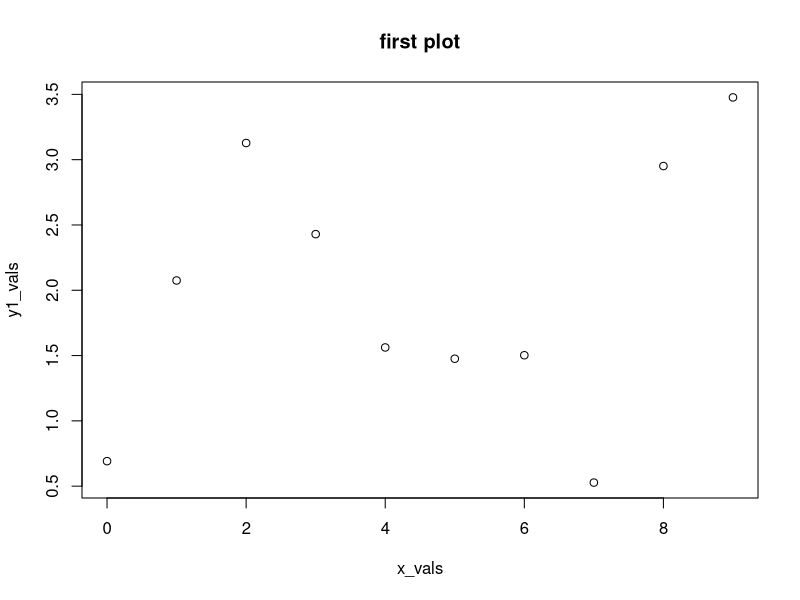
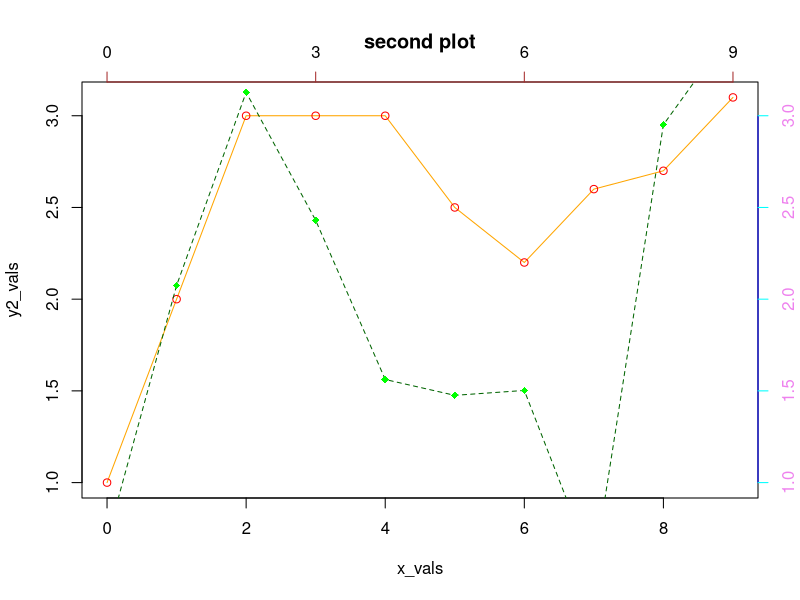
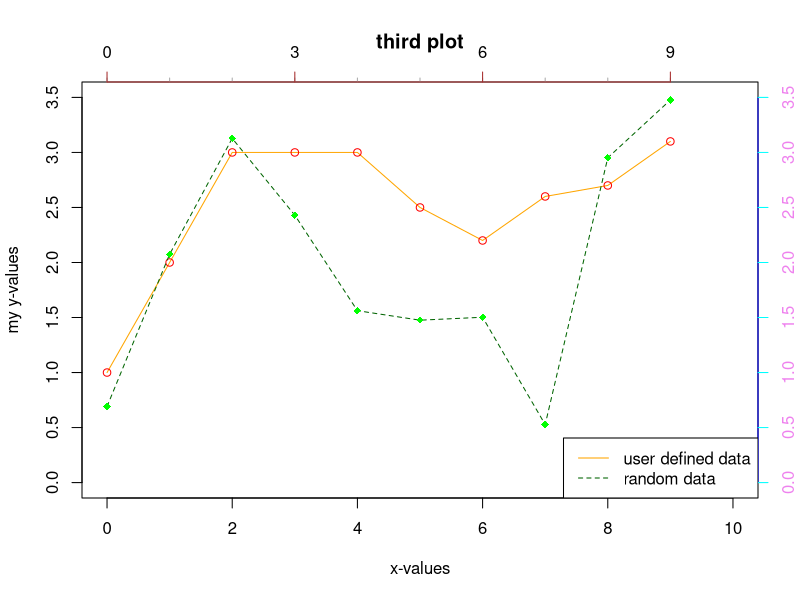

The R source for these figures, in order:
# generate some data ----
#  create an array from 0 to 9 as x-values
x_vals = 0:9
#  create an array of 10 uniformly distributed random numbers as first set of y-values
y1_vals = runif(10) * 3.5
#  create another array with 10 values as second set of y-values
y2_vals = c(1,2,3,3,3,2.5,2.2,2.6, 2.7, 3.1)


# first plot ----
png(filename = "basic_plotting_1.png",
    width = 500, height = 350,
    bg = "white")
#  create a basic plot, dots
plot(x_vals, y1_vals)
title('first plot')
dev.off()


# second plot ----
png(filename = "basic_plotting_2.png",
  width = 500, height = 350,
    bg = "white")
#  create a second plot, lines
#    orange line
#    set 'title' in the plotting function
plot(x_vals, y2_vals, type = 'l', col = 'orange', main = 'second plot')
#  add red dots to existing plot
points(x_vals, y2_vals, col = 'red')
#  add y1 values as lines and points (other line style and symbols)
#    see documentation of 'points' for symbols
#    see documentation of 'par' for line types
lines(x_vals, y1_vals, col = 'darkgreen', lty = 'dashed')
points(x_vals, y1_vals, col = 'green', pch = 18)
#  add a blue axis on the right
#    values for the first parameter:
#      1 = below (x-axis)
#      2 = left (y-axis)
#      3 = top
#      4 = right
#    see documentation of 'axis' and 'par' for options
axis(4, col = 'blue', col.axis = 'violet', col.ticks = 'cyan')
#  add a brown axis with different tick locations
axis(3, col = 'brown', at = c(0,3,6,9))
dev.off()


# third plot ----
png(filename = "basic_plotting_3.png",
    width = 500, height = 350,
    bg = "white")
## problems of our second plot
##  (a) the extend in x- and y-direction was not nice
##  (b) no nice x- and y-axes labels
##  (c) we would like to have minor tick marks at the top axis
##  (d) we would like to have a legend

##  solve problems (a) and (b)
#  create a second plot, lines
#    the line is orange
#    the plotting area goes from 0 to 10 in x-directions
#     and from 0 to 3.5 in y-direction
plot(x_vals, y2_vals, type = 'l', col = 'orange',
     xlim = c(0,10), ylim = c(0, 3.5), 
     xlab = 'x-values', ylab = 'my y-values',
     main = 'third plot')
#  add red dots to existing plot
points(x_vals, y2_vals, col = 'red')
#  add y1 values as lines and points (other line style and symbols)
#    see documentation of 'points' for symbols
#    see documentation of 'par' for line types
lines(x_vals, y1_vals, col = 'darkgreen', lty = 'dashed')
points(x_vals, y1_vals, col = 'green', pch = 18)
#  add a blue axis on the right
#    values for the first parameter:
#      1 = below (x-axis)
#      2 = left (y-axis)
#      3 = top
#      4 = right
#    see documentation of 'axis' and 'par' for options
axis(4, col = 'blue', col.axis = 'violet', col.ticks = 'cyan')
## solve problem (c)
#  add brown axis with shorter ticks (tcl = tick length) without labels to the top
axis(3, col = 'darkgrey', at = x_vals, labels = FALSE, tcl = -0.2)
#  add a brown axis with different tick locations and longer ticks to the top
axis(3, col = 'brown', at = c(0,3,6,9))
## solve problem (d)
legend('bottomright', c('user defined data', 'random data'), 
       col = c('orange', 'darkgreen'), lty = c('solid', 'dashed'))
dev.off()